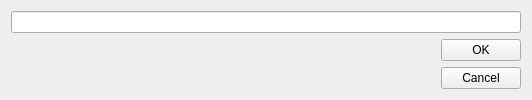
<?xml version="1.0" encoding="UTF-8"?>
<ui version="4.0">
 <class>Form</class>
 <widget class="QWidget" name="Form">
  <property name="geometry">
   <rect>
    <x>0</x>
    <y>0</y>
    <width>532</width>
    <height>96</height>
   </rect>
  </property>
  <property name="maximumSize">
   <size>
    <width>16777215</width>
    <height>96</height>
   </size>
  </property>
  <property name="windowTitle">
   <string>Form</string>
  </property>
  <layout class="QGridLayout" name="gridLayout">
   <item row="0" column="0" colspan="2">
    <widget class="QLineEdit" name="lineEdit"/>
   </item>
   <item row="3" column="1">
    <widget class="QPushButton" name="cancel_btn">
     <property name="text">
      <string>Cancel</string>
     </property>
    </widget>
   </item>
   <item row="2" column="1">
    <widget class="QPushButton" name="ok_btn">
     <property name="text">
      <string>OK</string>
     </property>
    </widget>
   </item>
   <item row="2" column="0">
    <spacer name="horizontalSpacer">
     <property name="orientation">
      <enum>Qt::Horizontal</enum>
     </property>
     <property name="sizeHint" stdset="0">
      <size>
       <width>40</width>
       <height>20</height>
      </size>
     </property>
    </spacer>
   </item>
  </layout>
 </widget>
 <resources/>
 <connections/>
</ui>
